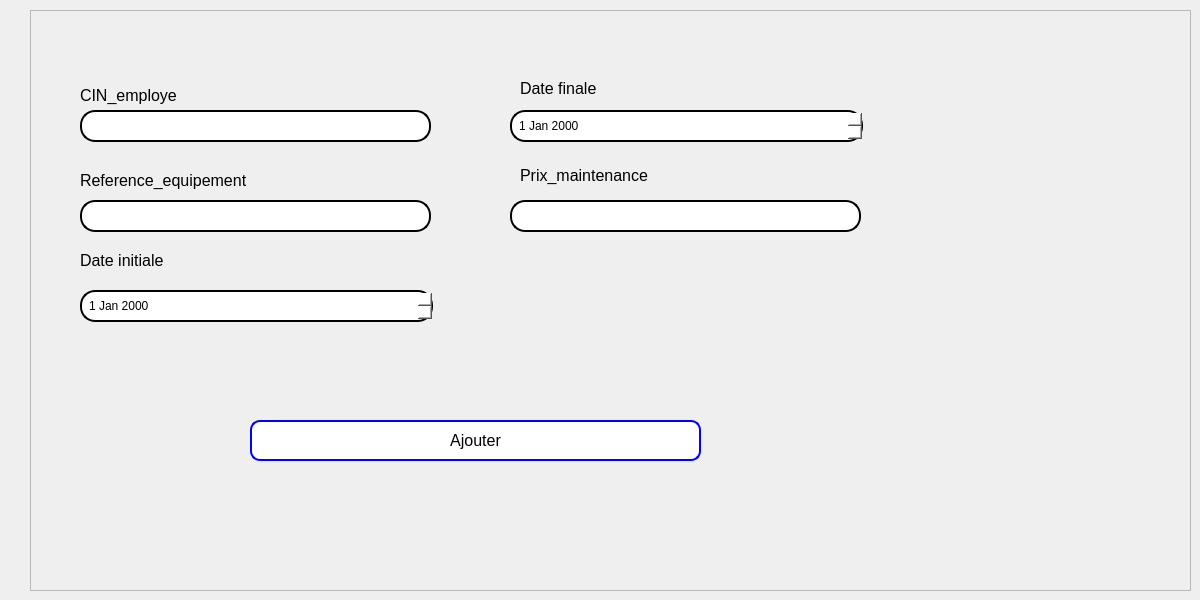
      <widget class="QWidget" name="tab_11">
       <attribute name="title">
        <string>add maintenance</string>
       </attribute>
       <widget class="QFrame" name="type_3">
        <property name="geometry">
         <rect>
          <x>30</x>
          <y>10</y>
          <width>1161</width>
          <height>581</height>
         </rect>
        </property>
        <property name="frameShape">
         <enum>QFrame::StyledPanel</enum>
        </property>
        <property name="frameShadow">
         <enum>QFrame::Raised</enum>
        </property>
        <widget class="QLabel" name="label_53">
         <property name="geometry">
          <rect>
           <x>50</x>
           <y>70</y>
           <width>121</width>
           <height>31</height>
          </rect>
         </property>
         <property name="font">
          <font>
           <pointsize>12</pointsize>
          </font>
         </property>
         <property name="text">
          <string>CIN_employe</string>
         </property>
        </widget>
        <widget class="QLineEdit" name="CIN_employe">
         <property name="geometry">
          <rect>
           <x>50</x>
           <y>100</y>
           <width>351</width>
           <height>32</height>
          </rect>
         </property>
         <property name="styleSheet">
          <string notr="true">QLineEdit {
        border: 2px solid black;
        border-radius: 15px;
        padding: 5px;
        background-color: rgba(255, 255, 255);
        color: black;
    }

    QLineEdit:focus {
        border-color: black;
        background-color: rgba(248, 248, 248, 1);
    }
    </string>
         </property>
         <property name="maxLength">
          <number>8</number>
         </property>
        </widget>
        <widget class="QLabel" name="functionality_3">
         <property name="geometry">
          <rect>
           <x>490</x>
           <y>150</y>
           <width>161</width>
           <height>31</height>
          </rect>
         </property>
         <property name="font">
          <font>
           <pointsize>12</pointsize>
          </font>
         </property>
         <property name="text">
          <string>Prix_maintenance</string>
         </property>
        </widget>
        <widget class="QLabel" name="label_54">
         <property name="geometry">
          <rect>
           <x>50</x>
           <y>240</y>
           <width>111</width>
           <height>21</height>
          </rect>
         </property>
         <property name="font">
          <font>
           <pointsize>12</pointsize>
          </font>
         </property>
         <property name="text">
          <string>Date initiale</string>
         </property>
        </widget>
        <widget class="QLabel" name="label_56">
         <property name="geometry">
          <rect>
           <x>50</x>
           <y>160</y>
           <width>211</width>
           <height>21</height>
          </rect>
         </property>
         <property name="font">
          <font>
           <pointsize>12</pointsize>
          </font>
         </property>
         <property name="text">
          <string>Reference_equipement</string>
         </property>
        </widget>
        <widget class="QLabel" name="state_2">
         <property name="geometry">
          <rect>
           <x>490</x>
           <y>70</y>
           <width>101</width>
           <height>16</height>
          </rect>
         </property>
         <property name="font">
          <font>
           <pointsize>12</pointsize>
          </font>
         </property>
         <property name="text">
          <string>Date finale</string>
         </property>
        </widget>
        <widget class="QLineEdit" name="reference_equipement">
         <property name="geometry">
          <rect>
           <x>50</x>
           <y>190</y>
           <width>351</width>
           <height>32</height>
          </rect>
         </property>
         <property name="styleSheet">
          <string notr="true">QLineEdit {
        border: 2px solid black;
        border-radius: 15px;
        padding: 5px;
        background-color: rgba(255, 255, 255);
        color: black;
    }

    QLineEdit:focus {
        border-color: black;
        background-color: rgba(248, 248, 248, 1);
    }
    </string>
         </property>
         <property name="maxLength">
          <number>8</number>
         </property>
        </widget>
        <widget class="QLineEdit" name="prix_maintenance">
         <property name="geometry">
          <rect>
           <x>480</x>
           <y>190</y>
           <width>351</width>
           <height>32</height>
          </rect>
         </property>
         <property name="styleSheet">
          <string notr="true">QLineEdit {
        border: 2px solid black;
        border-radius: 15px;
        padding: 5px;
        background-color: rgba(255, 255, 255);
        color: black;
    }

    QLineEdit:focus {
        border-color: black;
        background-color: rgba(248, 248, 248, 1);
    }
    </string>
         </property>
         <property name="maxLength">
          <number>8</number>
         </property>
        </widget>
        <widget class="QPushButton" name="addMaintenance">
         <property name="geometry">
          <rect>
           <x>220</x>
           <y>410</y>
           <width>451</width>
           <height>41</height>
          </rect>
         </property>
         <property name="styleSheet">
          <string notr="true">background-color: #ffffff; /* Fond blanc */
        border: 2px solid blue; /* Bordure bleue */
        border-radius: 10px; /* Coins arrondis */
        padding: 1px 2px; /* Espacement intérieur */
        color: black; /* Couleur du texte */
        font-size: 16px; /* Taille de la police */

       </string>
         </property>
         <property name="text">
          <string>Ajouter</string>
         </property>
        </widget>
        <widget class="QDateEdit" name="date_debut">
         <property name="geometry">
          <rect>
           <x>50</x>
           <y>280</y>
           <width>353</width>
           <height>32</height>
          </rect>
         </property>
         <property name="styleSheet">
          <string notr="true">QDateEdit {
    border: 2px solid black; 
    border-radius: 15px;
    padding: 5px;
    background-color: rgba(255, 255, 255);
    color: black;
}

QDateEdit:focus {
    border-color: black; 
    background-color: rgba(248, 248, 248, 1); 
}
</string>
         </property>
        </widget>
        <widget class="QDateEdit" name="date_fin">
         <property name="geometry">
          <rect>
           <x>480</x>
           <y>100</y>
           <width>353</width>
           <height>32</height>
          </rect>
         </property>
         <property name="styleSheet">
          <string notr="true">QDateEdit {
    border: 2px solid black; 
    border-radius: 15px;
    padding: 5px;
    background-color: rgba(255, 255, 255);
    color: black;
}

QDateEdit:focus {
    border-color: black; 
    background-color: rgba(248, 248, 248, 1); 
}
</string>
         </property>
        </widget>
       </widget>
      </widget>
